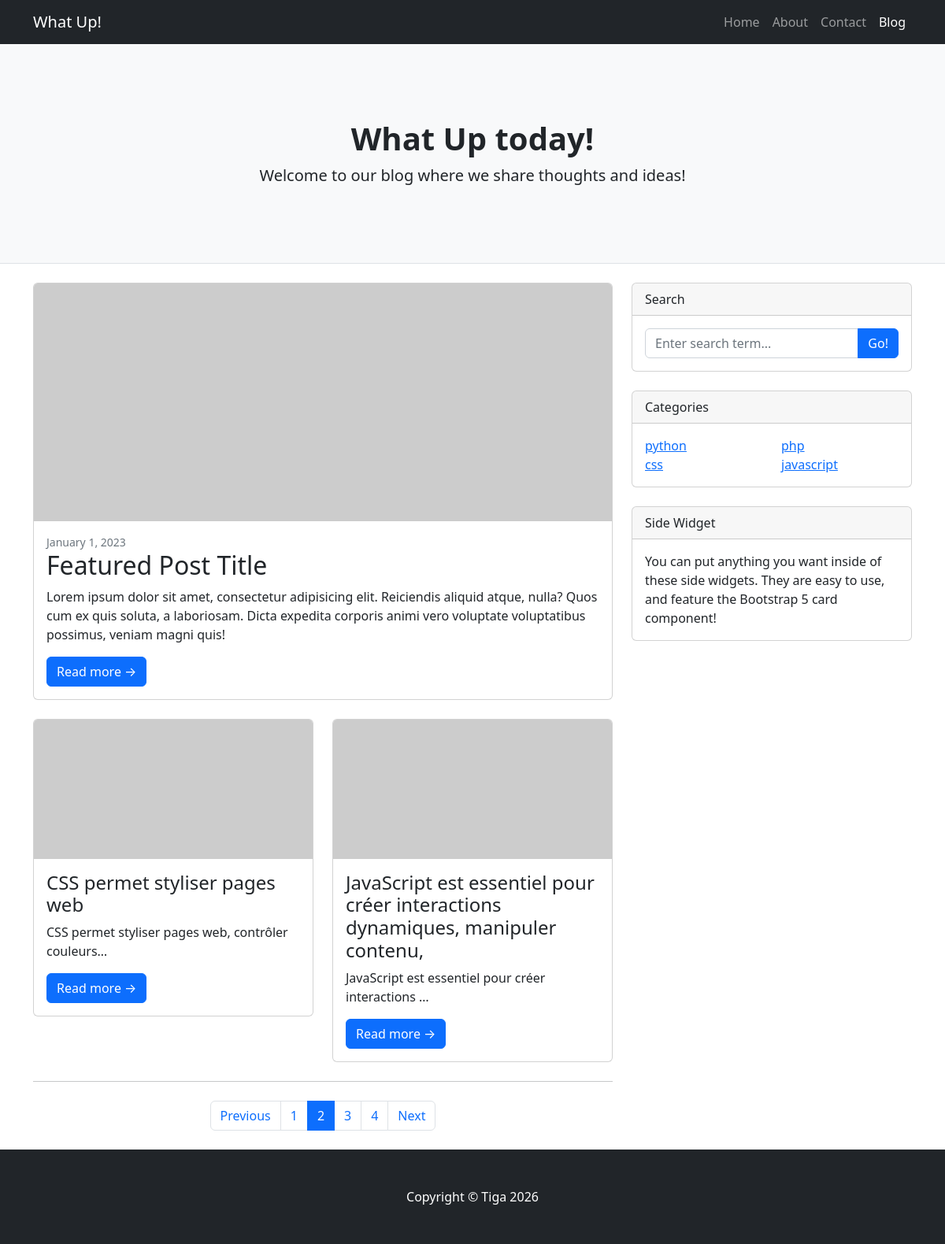
Screenshot of /?page=2 with the database file from the repository.
### blog/models.py (models this page shows, shortened)
class Post(models.Model):
    category = models.ForeignKey(Category, on_delete=models.CASCADE, related_name='posts')
    STATUS_CHOICES = (
        ('draft', 'Draft'),
        ('published', 'Published'),
    )
    title = models.CharField(max_length=200)
    slug = models.SlugField(max_length=200)
    body = models.TextField()
    created_at = models.DateTimeField(auto_now_add=True)
    updated = models.DateTimeField(auto_now= True)
    status = models.CharField(choices=STATUS_CHOICES, default='draft', max_length=10)
    pusblish = models.DateTimeField(default=timezone.now)
    author = models.ForeignKey(User, on_delete=models.CASCADE, related_name='posted')

class Category(models.Model):
    name = models.CharField(max_length=100)
    slug = models.SlugField(max_length=100)

### blog/views.py (the view)
# urls.py: path('', views.post_list, name='post_list'),
def post_list(request, category=None):
    posts = Post.objects.all()
    if category:
        category = get_object_or_404(Category, slug=category)
        posts = posts.filter(category=category)
    categories = Category.objects.all()
    paginator = Paginator(posts, 2)
    page = request.GET.get('page')
    try:
        posts = paginator.page(page)
    except PageNotAnInteger:
        posts = paginator.page(1)
    except EmptyPage:
        posts = paginator.page(paginator.num_pages)
    context = {
        'posts': posts,
        'page': page,
        'categories': categories,
        'category': category
    }
    return render(request, 'blog/post/list.html', context)

### blog/templates/blog/post/list.html (shortened to what this page needs)
{% extends "blog/post/base.html" %}
 {% block content %}
        <header class="py-5 bg-light border-bottom mb-4">
            <div class="container">
                <div class="text-center my-5">
                    <h1 class="fw-bolder">What Up today!</h1>
                    <p class="lead mb-0">Welcome to our blog where we share thoughts and ideas!</p>
                </div>
            </div>
        </header>
        <div class="container">
            <div class="row">
                <div class="col-lg-8">
                    <div class="card mb-4">
                        <a href="#!"><img class="card-img-top" src="https://dummyimage.com/850x350/dee2e6/6c757d.jpg" alt="..." /></a>
                        <div class="card-body">
                            <div class="small text-muted">January 1, 2023</div>
                            <h2 class="card-title">Featured Post Title</h2>
                            <p class="card-text">Lorem ipsum dolor sit amet, consectetur adipisicing elit. Reiciendis aliquid atque, nulla? Quos cum ex quis soluta, a laboriosam. Dicta expedita corporis animi vero voluptate voluptatibus possimus, veniam magni quis!</p>
                            <a class="btn btn-primary" href="#!">Read more →</a>
                        </div>
                    </div>
                     <div class="row">
                        {% for post in posts %}
                        <div class="col-lg-6">
                            <div class="card mb-4">
                                <a href="#!"><img class="card-img-top" src="https://dummyimage.com/700x350/dee2e6/6c757d.jpg" alt="..." /></a>
                                <div class="card-body">
                                    <h2 class="card-title h4">{{ post.title }}</h2>
                                    <p class="card-text">{{ post.body|truncatechars:50}}</p>
                                    <a class="btn btn-primary" href="{% url 'post_detail' post.slug %}">Read more →</a>
                                </div>
                            </div>
                        </div>
                        {% endfor %}
                     </div>
                    {% include "blog/layouts/pagination.html" with page=posts %}
                </div>
                <div class="col-lg-4">
                    <div class="card mb-4">
                        <div class="card-header">Search</div>
                        <div class="card-body">
                            <div class="input-group">
                                <input class="form-control" type="text" placeholder="Enter search term..." aria-label="Enter search term..." aria-describedby="button-search" />
                                <button class="btn btn-primary" id="button-search" type="button">Go!</button>
                            </div>
                        </div>
                    </div>
                    <div class="card mb-4">
                        <div class="card-header">Categories</div>
                        <div class="card-body">
                            <div class="row">
                                {% for cat in categories %}
                                <div class="col-sm-6">
                                    <ul class="list-unstyled mb-0">
                                        <li><a href="{% url 'category_posts_list' cat.slug %}">{{ cat.name }}</a></li>
                                    </ul>
                                </div>
                                {% endfor %}
                            </div>
                        </div>
                    </div>
                    <div class="card mb-4">
                        <div class="card-header">Side Widget</div>
                        <div class="card-body">You can put anything you want inside of these side widgets. They are easy to use, and feature the Bootstrap 5 card component!</div>
                    </div>
                </div>
            </div>
        </div>
 {% endblock %}

### rows the page displays
Post: title "CSS permet styliser pages web", body "CSS permet styliser pages web, contrôler couleurs…"
Post: title "JavaScript est essentiel pour créer interactions dynamiques, manipuler contenu,", body "JavaScript est essentiel pour créer interactions …"
Category: name "python"
Category: name "php"
Category: name "css"
Category: name "javascript"

### other values shown
{{ num }} "1" "3" "4"
{{ num }} "2"
